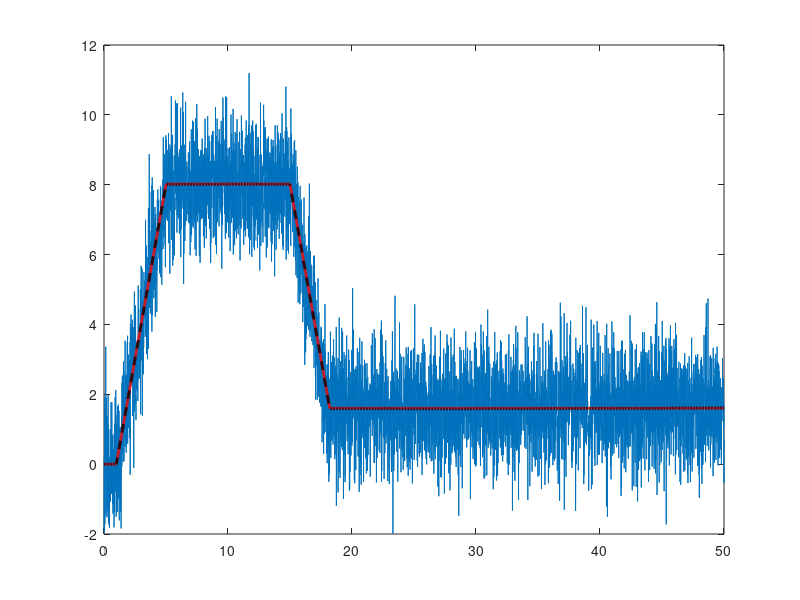
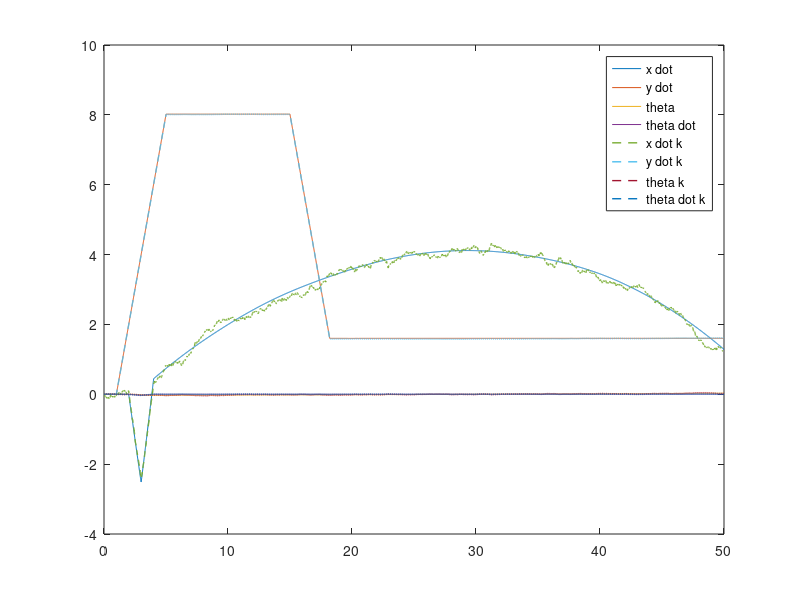

Here is the MATLAB script that generated these plots, in order: (Note: this script raises an error after producing the figures.)
function rocketLQG
clear all
close all

% rocket.m but only controlling velocities. Don't care about absolute
% position. Implementation of LQG controller.

% Define system parameters
%
g = 9.81;                   % gravitational acceleration in m/s^2
mass = 5;                   % mass in (kg)
L = 10;                 % length of rocket (m)
thrust = mass*g*1.1;              % thrust of rocket (N)
I = (1/12)*mass*L^2;    % mass moment of inertia (kg m^2);
%
% Specify magnitude and angle of initial velocity vector 
theta = 0;     % initial angle (degrees) of thrust vector

% Fixed points
% thrust = mass*g
% z1,z2,z3,z4,z5,z6,theta = 0
% (-1/mass)*(thrust*cos(theta + z5))
F0 = mass*g;
angled = 0;
df2dz5 = (-1/mass)*(F0*cos(angled));
df4dz5 = (-1/mass)*(F0*sin(angled));

df2du1 = (-1/mass)*sin(angled);
df2du2 = (-1/mass)*(F0*cos(angled));
df4du1 = (1/mass)*cos(angled);
df4du2 = (-1/mass)*F0*sin(angled);
df6du1 = (-L*sin(angled))/(2*I);
df6du2 = (-L*cos(angled))/(2*I);

% Linearized A matrix. Is not a good representation because eigs of A are
% zero. 
 
A = [0 0 df2dz5 0;
     0 0 df4dz5 0;
     0 0 0 1;
     0 0 0 0];
 
% Linearized B matrix
 
B = [df2du1 df2du2;
     df4du1 df4du2;
     0 0;
     df6du1 df6du2];
 
% Output observability matrix. States the "sensors" can observe
C = [1 0 0 0; 
     0 1 0 0;
     0 0 1 0;
     0 0 0 1];

% Feedthrough matrix 
D = zeros(size(B));
 
% Check how controllable the system is
rank(ctrb(A,B)) % if the rank is 4, it is fully controllable

% Check how observable the system is
rank(obsv(A,C)) % if rank is 4, you can observe the full system

% Compute how observable a sensor combination is. Cannot compute gramion in
% this case because of unstable dynamics

% sys = ss(A,B,C,D);
% det(gram(sys, 'o'));

%%
% Build an augmented system for kalman filter

Vd = 0.1*eye(4); % define the disturbance covariance
Vn = eye(size(A)); % noise covariance

zeroU = zeros(size(B));
zeroD = zeros(size(A));

BF = [B Vd 0*A]; % augmented matrix with input disturbance and sensor noise
DF = [zeroU zeroD Vn];
sysC = ss(A, BF, C, DF);

systemFullOutput = ss(A, BF, eye(4), zeros(size(DF))); % simulate the full system with full state feedback

% Build a kalman filter

% [Kfe, P, E] = lqe(A, eye(4), C, Vd, Vn);
[Kfe, P, E] = lqe(A, Vd, C, Vd, Vn);
% Kf and Kfe is the kalman filter gain matrix

% You can also use the LQR command
Kf = (lqr(A', C', Vd, Vn))';

sysKF = ss(A-Kfe*C, [B Kfe], eye(4), 0*[B Kfe]);

%%
% Simulate the system

dt = 0.01;
t = dt:dt:50;
uDIST = randn(4,size(t,2));
uNOISE = randn(4,size(t,2));
u_sim = zeros(2, size(t,2));
u_sim(1, 100:500) = 10;
u_sim(2, 200:300) = pi/12;
u_sim(2, 300:400) = -pi/11.5;
u_sim(1, 1500:1820) = -10;

uAUG = [u_sim; Vd*Vd*uDIST; uNOISE];
% simulate and plot the measurement from the sensors with noise
[y, t] = lsim(sysC, uAUG, t);
plot(t, y(:,2))


% simulate and plot the true system
[xtrue, t] = lsim(systemFullOutput, uAUG, t);
hold on
plot(t, xtrue(:,2), 'r', 'LineWidth', 2.0)

% simulate and plot the kalman system 
[x_kalman, t] = lsim(sysKF, [u_sim; y'], t);
plot(t, x_kalman(:,2), 'k--', 'LineWidth', 2.0)

% plot all states
figure
plot(t, xtrue, '-', t, x_kalman, '--', 'LineWidth', 1.0)
legend('x dot', 'y dot', 'theta', 'theta dot', 'x dot k', 'y dot k', 'theta k', 'theta dot k')

%%

% eigval = [-1.5; -5.6; -4.7; -3.8; -2.6; -1.7];
% K = place(A, B, eigval);



% Using LQR
Q = [100 0 0 0 0 0;
     0 1 0 0 0 0;
     0 0 10 0 0 0;
     0 0 0 10 0 0;
     0 0 0 0 1 0;
     0 0 0 0 0 1];

R = [10 0;
     0 1]; % Penalty for force/energy
K = lqr(A, B, Q, R);


% Specify initial velocity. Inital displacements are taken to be zero. 
z1_0 = 50;       % init x pos
z2_0 = 0;		% init x vel
z3_0 = 100;    	% init y pos 				
z4_0 = 0;		% init y vel
z5_0 = 0;    	% init phi pos 				
z6_0 = 0;		% init phi dot
% put IC's into a single variable 
Z_0 = [z1_0, z2_0, z3_0, z4_0, z5_0, z6_0];

% Define simulation parameters
T_span = [0: 0.05: 30];  % time range for simulation with specified time step
% integration will stop at end of time span or when projectile hits ground
% (as defined by events)

options = odeset('Events', @event_stop);
[t, zout] = ode45(@projectile_fun, T_span, Z_0, options);

assignin('base','t',t);
assignin('base','zout',zout);
t(end)  %show end time
% zout

%%%%%%%%%%%%%%%%%%%%%%%%%%%%%%%%%%%%%%%%%%%%%%%%%%%%

% % Plots
figure(1)

for time=1:int16(length(t)/(20*max(t))):length(t)
    rocketTop = [zout(time, 1) + (L/2)*sin(-zout(time, 5)), zout(time, 3) + (L/2)*cos(-zout(time, 5))];
    rocketBot = [zout(time, 1) - (L/2)*sin(-zout(time, 5)), zout(time, 3) - (L/2)*cos(-zout(time, 5))];
%     Plots the ground
    plot([-10 10],[0 0],'k','LineWidth',2), hold on
%     plots the rocket
    scatter([rocketBot(1),rocketTop(1)], [rocketBot(2),rocketTop(2)],[],[1,0,0; 0,0,0]); 
    plot([rocketBot(1),rocketTop(1)], [rocketBot(2),rocketTop(2)],'k', 'LineWidth', 2); 
    
%     Plot thrust vector
%     u = K*zout(time,:)';
%     u1 = u(1);
%     u2 = u(2);
%     dp = u1*[sin(-zout(time, 5)-u2), cos(-zout(time, 5)-u2)];
%     quiver(rocketBot(1),rocketBot(2),dp(1),dp(2))
%     set some window params
    axis([-2 2 -2 120]); axis equal
    grid on
    set(gcf,'Position',[100 100 1000 400])
    drawnow limitrate, hold off
    
end

%%%%%%%%%%%%%%%%%%%%%%%%%%%%%%%%%%%%%%%%%%%%%%%%%%%%%%%%%%%%%%%%%%%%%%%%%%%

% function: equations of motion in first order form
function dzdt = projectile_fun(T,Z)


u = K*Z;
u1 = u(1);
u2 = u(2);
% solve simultaneously for x and y,  and dx/dt and dy/dt
% Z(1)= z1=x, Z(2)= z2=dx/dt, Z(3)= z3=y, Z(4)= z4=dy/dt
dz1dt = Z(2); 
dz2dt = -(1/mass)*(thrust*sin(theta+Z(5)));
dz3dt = Z(4);
dz4dt = (1/mass)*(thrust*cos(theta+Z(5))) - g;
dz5dt = Z(6);
dz6dt = (-L*thrust*sin(theta))/(2*I);
%
if T < 5
    goal = Z_0';
    
elseif (5 <= T) && (T < 10)
    goal = [0; 0; Z_0(3); 0; 0; 0];
    
else
    goal = [0; 0; L/2; 0; 0; 0];
end


dzdt = [dz1dt;dz2dt;dz3dt;dz4dt;dz5dt;dz6dt] - B*K*(Z-goal);
%
end

%%%%%%%%%%%%%%%%%%%%%%%%%%%%%%%%%%%%%%%%%%%%%%%%%%%%%%%%%%%%%%%%%%%%%%%%%%%

function [eventvalue,stopthecalc,eventdirection] = event_stop(T,Z)
     
 % stop when Z(3)= z3= y = 0 (mass hits the ground in y-dir)
        eventvalue      =  Z(3);    %  Events are detected when eventvalue=0
        stopthecalc     =  1;       %  Stop if event occurs
        eventdirection  = -1;       %  Detect only events with dydt<0
end
      
%%%%%%%%%%%%%%%%%%%%%%%%%%%%%%%%%%%%%%%%%%%%%%%%%%%%%%%%%%%%%%%%%%%%%%%%%%%

end